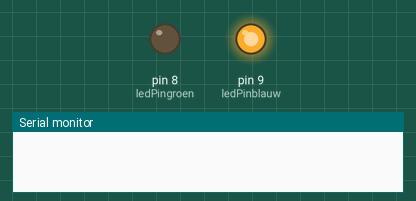
The sketch below on a simulated Arduino Uno, built with avr-gcc and run on an emulated ATmega328P. On the bench: output pins drawn as LEDs (lit = HIGH), the last lines printed to the serial monitor. Random numbers use the default seed unless the sketch sets one.

Above: at 0.1 s.
At 20.1 s:
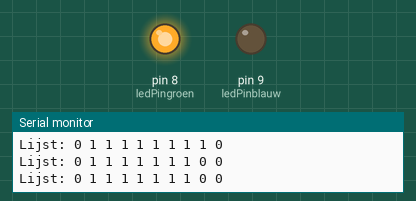
At 39.6 s:
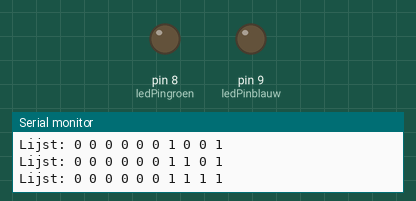
Timing chart, 0 to 40.0 s (numbered marks = the images above):
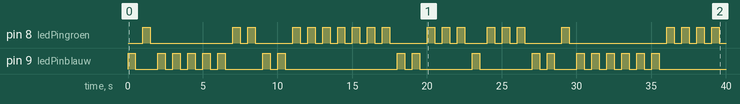

The sketch:

07.waarden_in_lijst_opslaan.ino
```cpp
// De laatste 10 waarden (0 of 1tjes) worden opgeslaan in een lijst.
// Ik deed het met twee leds om het even gemakkelijk uit te testen. (zie foto bij images van opstelling in wokwi: Wokwi_schema_leds_test_lijst.png)

int ledPingroen = 8;
int ledPinblauw = 9;

const int aantalLijst = 10;
int randomLijst[aantalLijst];
int index = 0;

void setup() {
  // put your setup code here, to run once:
  pinMode(ledPingroen, OUTPUT);
  pinMode(ledPinblauw, OUTPUT);

  randomSeed(analogRead(A0));

  Serial.begin(9600);

}

void loop() {
  willekeurigeLED();
  printLijst();
}

void willekeurigeLED() {
  int willekeurigGetal = random(0, 2);

  randomLijst[index] = willekeurigGetal;
  index = (index + 1) % aantalLijst;

    switch(willekeurigGetal) {
      case 0:
        digitalWrite(ledPingroen, LOW);
        digitalWrite(ledPinblauw, HIGH);
        break;
      case 1:
        digitalWrite(ledPingroen, HIGH);
        digitalWrite(ledPinblauw, LOW);
        break;
    }
  delay(500);
  digitalWrite(ledPingroen, LOW);
  digitalWrite(ledPinblauw, LOW);
  delay(500);
}

void printLijst() {
  Serial.print("Lijst: ");

  for (int i = 0; i < aantalLijst; i++) {
    Serial.print(randomLijst[i]);
    Serial.print(" ");
  }

  Serial.println();
}
```

Measured:
- by itself, pin 8 (ledPingroen): LOW → HIGH at 1.0 s, → LOW 0.50 s later, → HIGH 5.5 s later, → LOW 0.50 s later, … (42 changes in this stretch)
- by itself, pin 9 (ledPinblauw): LOW → HIGH at 0.00 s, → LOW 0.50 s later, → HIGH 1.5 s later, → LOW 0.50 s later, … (38 changes in this stretch)
